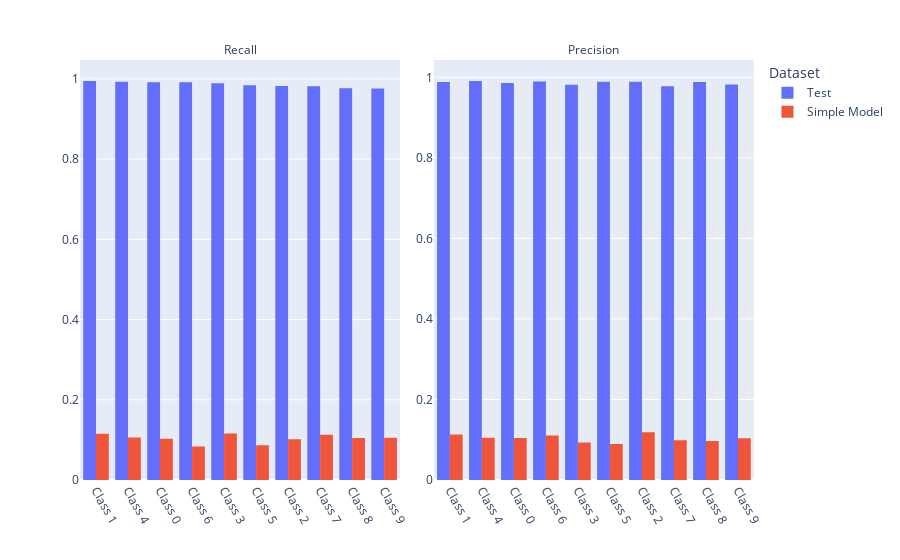

This figure's notebook cell:
### Code cell
result

### Figure 1 — Plotly figure (JSON) as saved in the notebook; plotly's stock layout.template omitted (floating-point values rounded to 4 significant figures)
{"data": [{"alignmentgroup": "True", "bingroup": "x", "histfunc": "sum", "hovertemplate": "Dataset=Test<br>Metric=Recall<br>Class Name=%{x}<br>sum of Value=%{y}<extra></extra>", "legendgroup": "Test", "marker": {"color": "#636efa", "pattern": {"shape": ""}}, "name": "Test", "offsetgroup": "Test", "orientation": "v", "showlegend": true, "type": "histogram", "x": ["1", "4", "0", "6", "3", "5", "2", "7", "8", "9"], "xaxis": "x", "y": [0.9947, 0.9929, 0.9918, 0.9916, 0.9891, 0.9843, 0.9826, 0.9815, 0.9764, 0.9762], "yaxis": "y"}, {"alignmentgroup": "True", "bingroup": "x", "histfunc": "sum", "hovertemplate": "Dataset=Test<br>Metric=Precision<br>Class Name=%{x}<br>sum of Value=%{y}<extra></extra>", "legendgroup": "Test", "marker": {"color": "#636efa", "pattern": {"shape": ""}}, "name": "Test", "offsetgroup": "Test", "orientation": "v", "showlegend": false, "type": "histogram", "x": ["4", "6", "2", "5", "1", "8", "0", "9", "3", "7"], "xaxis": "x2", "y": [0.9909, 0.9896, 0.9893, 0.9887, 0.9886, 0.9886, 0.9858, 0.9821, 0.9813, 0.9777], "yaxis": "y2"}, {"alignmentgroup": "True", "bingroup": "x", "histfunc": "sum", "hovertemplate": "Dataset=Simple Model<br>Metric=Recall<br>Class Name=%{x}<br>sum of Value=%{y}<extra></extra>", "legendgroup": "Simple Model", "marker": {"color": "#EF553B", "pattern": {"shape": ""}}, "name": "Simple Model", "offsetgroup": "Simple Model", "orientation": "v", "showlegend": true, "type": "histogram", "x": ["3", "1", "7", "4", "9", "8", "0", "2", "5", "6"], "xaxis": "x", "y": [0.1158, 0.1154, 0.1128, 0.1059, 0.1051, 0.1047, 0.1031, 0.1017, 0.08632, 0.08351], "yaxis": "y"}, {"alignmentgroup": "True", "bingroup": "x", "histfunc": "sum", "hovertemplate": "Dataset=Simple Model<br>Metric=Precision<br>Class Name=%{x}<br>sum of Value=%{y}<extra></extra>", "legendgroup": "Simple Model", "marker": {"color": "#EF553B", "pattern": {"shape": ""}}, "name": "Simple Model", "offsetgroup": "Simple Model", "orientation": "v", "showlegend": false, "type": "histogram", "x": ["2", "1", "6", "4", "0", "9", "7", "8", "3", "5"], "xaxis": "x2", "y": [0.1186, 0.1129, 0.1105, 0.1048, 0.1041, 0.104, 0.09872, 0.09688, 0.09302, 0.08949], "yaxis": "y2"}], "layout": {"annotations": [{"font": {}, "showarrow": false, "text": "Recall", "x": 0.2375, "xanchor": "center", "xref": "paper", "y": 1, "yanchor": "bottom", "yref": "paper"}, {"font": {}, "showarrow": false, "text": "Precision", "x": 0.7625, "xanchor": "center", "xref": "paper", "y": 1, "yanchor": "bottom", "yref": "paper"}], "barmode": "group", "legend": {"title": {"text": "Dataset"}, "tracegroupgap": 0}, "margin": {"t": 60}, "xaxis": {"anchor": "y", "domain": [0, 0.475], "tickangle": 60, "tickprefix": "Class ", "title": {}, "type": "category"}, "xaxis2": {"anchor": "y2", "domain": [0.525, 1], "matches": "x", "tickangle": 60, "tickprefix": "Class ", "title": {}, "type": "category"}, "yaxis": {"anchor": "x", "domain": [0, 1], "showticklabels": true, "title": {}}, "yaxis2": {"anchor": "x2", "domain": [0, 1], "showticklabels": true, "title": {}}}}
